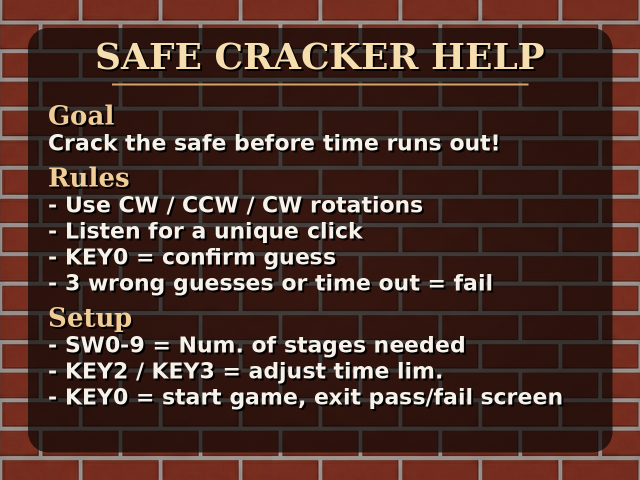
#> input picture image-assets/help_screen.png, 1280 x 960 px (shown at 1/2 size)
$ python convert_img.py
#> lines starting #> are read from the running program, lines starting #| are printed output that depends on the picture
import numpy as np
import cv2
import pyperclip


def convert_img(file_name, img_name, width, height):
    """
    Convert an image to a C-style array.

    The image is resized, converted to a 16-bit color format (5-6-5 RGB), flattened,
    and copied to the clipboard as a C array.

    :param file_name: Path to the input image.
    :param img_name: Name of the output C array.
    :param width: Target width of the image.
    :param height: Target height of the image.
    """
#> called with file_name = 'help_screen.png', img_name = 'help_screen_c', width = 320, height = 240
    img = cv2.imread(file_name).astype(np.uint16)
    img = cv2.resize(img, (width, height), interpolation=cv2.INTER_NEAREST)
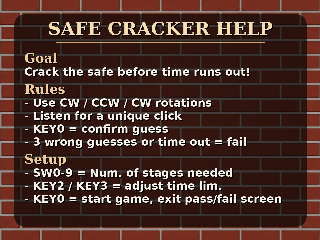
#> img: shape (240, 320, 3) uint16; mean B, G, R 41.8, 49.4, 77.1

    # Convert BGR to 5-bit Red, 6-bit Green, and 5-bit Blue
    img_r = img[:, :, 2] >> 3
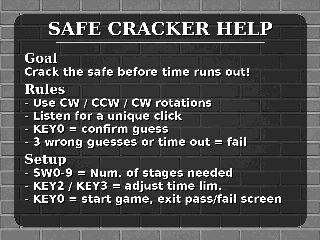
#> img_r: shape (240, 320) uint16; min 0, max 30, mean 9.2; drawn with min black and max white
    img_g = img[:, :, 1] >> 2
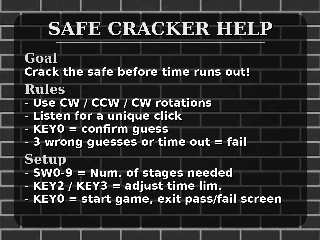
#> img_g: shape (240, 320) uint16; min 0, max 60, mean 12; drawn with min black and max white
    img_b = img[:, :, 0] >> 3
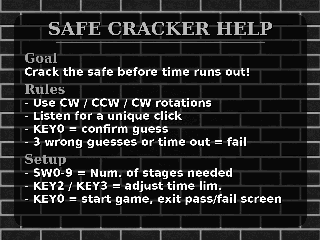
#> img_b: shape (240, 320) uint16; min 0, max 29, mean 4.7; drawn with min black and max white

    # print("First pixel values:", img_r[0, 0], img_g[0, 0], img_b[0, 0])

    img = (img_r << 11) + (img_g << 5) + img_b
#> img: shape (240, 320) uint16
    # print("Converted first pixel value:", img[0, 0])

    img = img.flatten()
    img_array = ', '.join(f"0x{x:04X}" for x in img)
    output_code = f"short unsigned int {img_name}[{width * height}] = {{{img_array}}};"

    # Generate and append drawing function code
    output_code += "\n\n" + generate_draw_pixel_code(img_name, width, height)

    # Copy to clipboard
    # pyperclip.copy(output_code)
    # print("C array copied to clipboard.")

    # Print output result (Leo Zou added this, for Codespace use)
    # do python3 convert_img.py > output.c (creates and stores in the output.c file)
    print(output_code)


def generate_draw_pixel_code(img_name, width, height):
    """
    Generate C functions to plot and erase an image using plot_pixel().

    :param img_name: Name of the image array.
    :param width: Image width.
    :param height: Image height.
    :return: C function code as a string.
    """
    return f"""
void plot_image_{img_name}(int x, int y) {{
    for (int i = 0; i < {height}; i++) {{
        for (int j = 0; j < {width}; j++) {{
            plot_pixel(x + j, y + i, {img_name}[i * {width} + j]);
        }}
    }}
}}

void erase_image_{img_name}(int x, int y) {{
    for (int i = 0; i < {height}; i++) {{
        for (int j = 0; j < {width}; j++) {{
            plot_pixel(x + j, y + i, 0);
        }}
    }}
}}
"""

if __name__ == '__main__':
    convert_img(
        file_name=r'help_screen.png',
        img_name='help_screen_c',
        width=320,
        height=240
    )
#> (printed output is left out)
